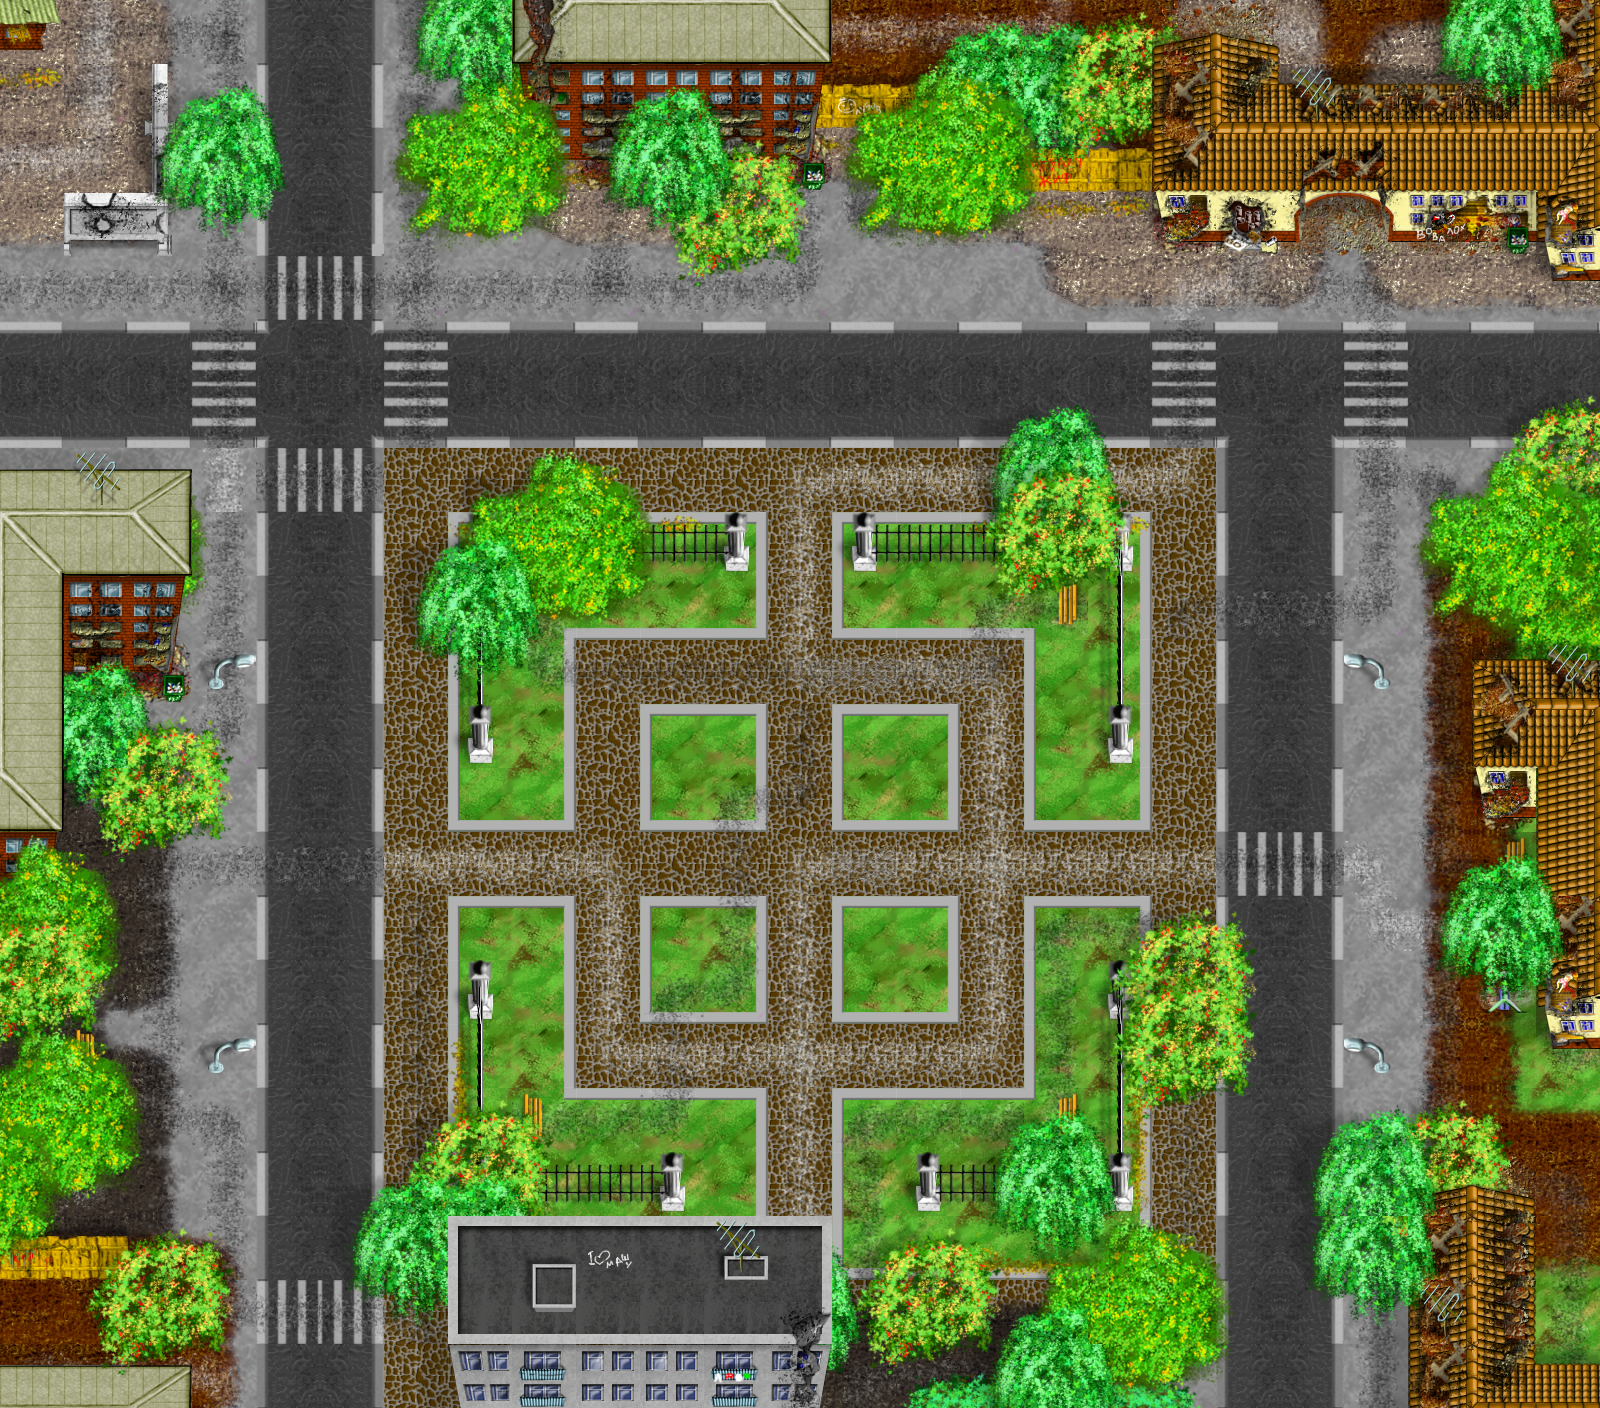

Below is a game level as drawn by its tile map, then a one-line description and the .tmx that defines it (tile-layer data replaced by summaries):
An orthogonal 25x22 tile map with 64x64 px tiles, 27 tile layers (zerosloy, terrain low, terrain high, terrain details, ...), 8 tilesets.

<map version="0.99b" orientation="orthogonal" width="25" height="22" tilewidth="64" tileheight="64">
 <properties>
  <property name="object:umbrella:umbrella:1" value="1098,182" />
  <property name="object:traffic-lights:traffic-lights:10" value="198,422" />
  <property name="object:traffic-lights:traffic-lights:9" value="198,260" />
  <property name="object:traffic-lights:traffic-lights:8" value="367,260" />
  <property name="edge:3:4" value="" />
  <property name="object:lodge:lodge:1" value="0,28,150" />
  <property name="object:road-sign:road-sign04:2" value="368,1320,1" />
  <property name="object:stall:stall-right:15" value="626,190,155" />
  <property name="object:van:van:1" value="1450,602,410" />
  <property name="object:road-sign:road-sign04:1" value="1330,884,1" />
  <property name="spawn:4" value="@22,18" />
  <property name="object:mines-item:mines-item:2" value="1351,1351" />
  <property name="object:stall:stall-left:16" value="517,190,155" />
  <property name="object:heal:heal:10" value="1439,840" />
  <property name="spawn:3" value="@1,17" />
  <property name="object:mines-item:mines-item:1" value="424,84,180" />
  <property name="edge:2:3" value="" />
  <property name="spawn:2" value="@16,4" />
  <property name="object:dumb-missiles-item:dumb-missiles-item:4" value="977,561" />
  <property name="spawn:1" value="@1,2" />
  <property name="object:nuke-missiles-item:nuke-missiles-item:0" value="@24,10,180" />
  <property name="object:dumb-missiles-item:dumb-missiles-item:2" value="@1,13,180" />
  <property name="object:car:yellow-car:1" value="@24,5" />
  <property name="edge:1:2" value="" />
  <property name="object:megaheal:megaheal:1" value="920,32,180" />
  <property name="object:road-sign:road-sign02:1" value="1193,1360,10" />
  <property name="object:heal:heal:9" value="@15,21,180" />
  <property name="object:stun-missiles-item:stun-missiles-item:3" value="379,1124" />
  <property name="object:bus-stop:bus-stop-left:1" value="192,930,150" />
  <property name="object:stall:stall-right:1" value="194,890,145" />
  <property name="object:heal:heal:1" value="24,1200,180" />
  <property name="object:road-sign:road-sign01:2" value="230,1244,1" />
  <property name="object:road-sign:road-sign01:1" value="1190,796,1" />
  <property name="object:guided-missiles-item:guided-missiles-item:1" value="1056,1034" />
  <property name="object:guided-missiles-item:guided-missiles-item:0" value="1024,128,180" />
  <property name="object:car:white-car:1" value="@0,6" />
  <property name="object:road-sign:road-sign09:1" value="394,1320,1" />
  <property name="object:ricochet-bullets-item:ricochet-bullets-item:3" value="1201,1257,180" />
  <property name="waypoint:cars:6" value="@0,6" />
  <property name="object:ricochet-bullets-item:ricochet-bullets-item:2" value="10,300" />
  <property name="waypoint:cars:5" value="@20,5" />
  <property name="waypoint:cars:4" value="@20,6" />
  <property name="waypoint:cars:3" value="@4,6" />
  <property name="waypoint:cars:2" value="@4,5" />
  <property name="waypoint:cars:1" value="@24,5" />
  <property name="object:dispersion-bullets-item:dispersion-bullets-item:2" value="542,607" />
  <property name="object:machinegunner-item:machinegunner-item:3" value="771,223" />
  <property name="object:road-sign:road-sign08:1" value="1333,430,1" />
  <property name="object:machinegunner-item:machinegunner-item:2" value="769,223" />
  <property name="edge:6:4" value="" />
  <property name="object:helicopter-with-kamikazes:helicopter:1" value="@12,13,900" />
  <property name="edge:5:2" value="" />
  <property name="object:tent:tent-top:14" value="572,192,150" />
  <property name="object:bus-stop:bus-stop-right:1" value="1334,930,150" />
  <property name="object:gate:gate:1" value="@20,3,2" />
  <property name="edge:4:5" value="" />
  <property name="object:bus-stop:bus-stop-top:1" value="870,248,2" />
  <property name="object:umbrella:umbrella:2" value="@21,20" />
  <property name="object:traffic-lights:traffic-lights:11" value="368,422" />
 </properties>
 <tileset name="city objects" firstgid="1" tilewidth="64" tileheight="64">
  <image source="../tiles/objects_tileset.png" />
 </tileset>
 <tileset name="city buildings" firstgid="71" tilewidth="64" tileheight="64">
  <image source="../tiles/houses_tileset.png" />
 </tileset>
 <tileset name="terrains" firstgid="251" tilewidth="64" tileheight="64">
  <image source="../tiles/terrains_tileset.png" />
 </tileset>
 <tileset name="borders" firstgid="401" tilewidth="64" tileheight="64">
  <image source="../tiles/borders_tileset.png" />
 </tileset>
 <tileset name="destruction" firstgid="521" tilewidth="64" tileheight="64">
  <image source="../tiles/destroyed_houses_tileset.png" />
 </tileset>
 <tileset name="roads" firstgid="621" tilewidth="64" tileheight="64">
  <image source="../tiles/roads_tileset.png" />
 </tileset>
 <tileset name="trees" firstgid="691" tilewidth="64" tileheight="64">
  <image source="../tiles/trees_tileset.png" />
 </tileset>
 <tileset name="destructed objects" firstgid="811" tilewidth="64" tileheight="64">
  <image source="../tiles/destruction_tileset.png" />
 </tileset>
 <layer name="zerosloy" width="25" height="22">
  <properties>
   <property name="z" value="-100" />
   <property name="impassability" value="40" />
  </properties>
  <data>[550 cells, 1 non-empty, 1 distinct tile ids]</data>
  <tileproperties />
 </layer>
 <layer name="terrain low" width="25" height="22">
  <properties>
   <property name="impassability" value="40" />
  </properties>
  <data>[550 cells, 550 non-empty, 10 distinct tile ids]</data>
  <tileproperties />
 </layer>
 <layer name="terrain high" width="25" height="22">
  <properties>
   <property name="impassability" value="45" />
  </properties>
  <data>[550 cells, 179 non-empty, 33 distinct tile ids]</data>
  <tileproperties />
 </layer>
 <layer name="terrain details" width="25" height="22">
  <data>[550 cells, 46 non-empty, 23 distinct tile ids]</data>
  <tileproperties />
 </layer>
 <layer name="road" width="25" height="22">
  <properties>
   <property name="impassability" value="20" />
  </properties>
  <data>[550 cells, 120 non-empty, 12 distinct tile ids]</data>
  <tileproperties />
 </layer>
 <layer name="road details" width="25" height="22">
  <data>[550 cells, 101 non-empty, 16 distinct tile ids]</data>
  <tileproperties />
 </layer>
 <layer name="tracks" width="25" height="22">
  <data>[550 cells, 138 non-empty, 25 distinct tile ids]</data>
  <tileproperties />
 </layer>
 <layer name="tracks high" width="25" height="22">
  <data>[550 cells, 103 non-empty, 16 distinct tile ids]</data>
  <tileproperties />
 </layer>
 <layer name="junk" width="25" height="22">
  <properties>
   <property name="visible-if-damaged" value="true" />
   <property name="hp" value="100" />
  </properties>
  <data>[550 cells, 21 non-empty, 8 distinct tile ids]</data>
  <tileproperties />
 </layer>
 <layer name="junk more" width="25" height="22">
  <properties>
   <property name="visible-if-damaged" value="true" />
   <property name="hp" value="100" />
  </properties>
  <data>[550 cells, 5 non-empty, 5 distinct tile ids]</data>
  <tileproperties />
 </layer>
 <layer name="city objects" width="25" height="22">
  <properties>
   <property name="z" value="100" />
   <property name="impassability" value="100" />
  </properties>
  <data>[550 cells, 6 non-empty, 3 distinct tile ids]</data>
  <tileproperties />
 </layer>
 <layer name="borders low" width="25" height="22">
  <properties>
   <property name="pierceable" value="false" />
   <property name="z" value="200" />
   <property name="impassability" value="100" />
  </properties>
  <data>[550 cells, 8 non-empty, 2 distinct tile ids]</data>
  <tileproperties />
 </layer>
 <layer name="borders mid" width="25" height="22">
  <properties>
   <property name="pierceable" value="false" />
   <property name="impassability" value="100" />
  </properties>
  <data>[550 cells, 30 non-empty, 13 distinct tile ids]</data>
  <tileproperties />
 </layer>
 <layer name="borders mid damage" width="25" height="22">
  <properties>
   <property name="hp" value="50" />
   <property name="impassability" value="100" />
   <property name="damage-for" value="borders mid" />
  </properties>
  <data>[550 cells, 9 non-empty, 8 distinct tile ids]</data>
  <tileproperties />
 </layer>
 <layer name="borders mid damage 2" width="25" height="22">
  <properties>
   <property name="hp" value="50" />
   <property name="impassability" value="100" />
   <property name="damage-for" value="borders mid" />
  </properties>
  <data>[550 cells, 4 non-empty, 4 distinct tile ids]</data>
  <tileproperties />
 </layer>
 <layer name="borders high" width="25" height="22">
  <properties>
   <property name="pierceable" value="true" />
   <property name="impassability" value="100" />
  </properties>
  <data>[550 cells, 28 non-empty, 5 distinct tile ids]</data>
  <tileproperties />
 </layer>
 <layer name="border details" width="25" height="22">
  <properties>
   <property name="invisible-if-damaged" value="true" />
   <property name="hp" value="50" />
  </properties>
  <data>[550 cells, 3 non-empty, 3 distinct tile ids]</data>
  <tileproperties />
 </layer>
 <layer name="trees low" width="25" height="22">
  <properties>
   <property name="z" value="300" />
  </properties>
  <data>[550 cells, 52 non-empty, 27 distinct tile ids]</data>
  <tileproperties />
 </layer>
 <layer name="buildings low" width="25" height="22">
  <properties>
   <property name="impassability" value="100" />
   <property name="z" value="400" />
  </properties>
  <data>[550 cells, 118 non-empty, 60 distinct tile ids]</data>
  <tileproperties />
 </layer>
 <layer name="buildings-damaged 2" width="25" height="22">
  <properties>
   <property name="hp" value="100" />
   <property name="impassability" value="100" />
   <property name="damage-for" value="buildings low" />
  </properties>
  <data>[550 cells, 18 non-empty, 13 distinct tile ids]</data>
  <tileproperties />
 </layer>
 <layer name="buildings damaged 1" width="25" height="22">
  <properties>
   <property name="hp" value="100" />
   <property name="impassability" value="100" />
   <property name="damage-for" value="buildings low" />
  </properties>
  <data>[550 cells, 32 non-empty, 24 distinct tile ids]</data>
  <tileproperties />
 </layer>
 <layer name="buildings-damage 3" width="25" height="22">
  <properties>
   <property name="hp" value="100" />
   <property name="impassability" value="100" />
   <property name="damage-for" value="buildings low" />
  </properties>
  <data>[550 cells, 8 non-empty, 5 distinct tile ids]</data>
  <tileproperties />
 </layer>
 <layer name="city objects" width="25" height="22">
  <properties>
   <property name="impassability" value="100" />
   <property name="z" value="500" />
  </properties>
  <data>[550 cells, 7 non-empty, 3 distinct tile ids]</data>
  <tileproperties />
 </layer>
 <layer name="buildings high" width="25" height="22">
  <properties>
   <property name="invisible-if-damaged" value="true" />
   <property name="hp" value="100" />
   <property name="z" value="600" />
  </properties>
  <data>[550 cells, 3 non-empty, 3 distinct tile ids]</data>
  <tileproperties />
 </layer>
 <layer name="buildings details" width="25" height="22">
  <properties>
   <property name="z" value="700" />
  </properties>
  <data>[550 cells, 5 non-empty, 1 distinct tile ids]</data>
  <tileproperties />
 </layer>
 <layer name="trees mid" width="25" height="22">
  <properties>
   <property name="z" value="800" />
  </properties>
  <data>[550 cells, 159 non-empty, 42 distinct tile ids]</data>
  <tileproperties />
 </layer>
 <layer name="trees high" width="25" height="22">
  <data>[550 cells, 77 non-empty, 22 distinct tile ids]</data>
  <tileproperties />
 </layer>
</map>
